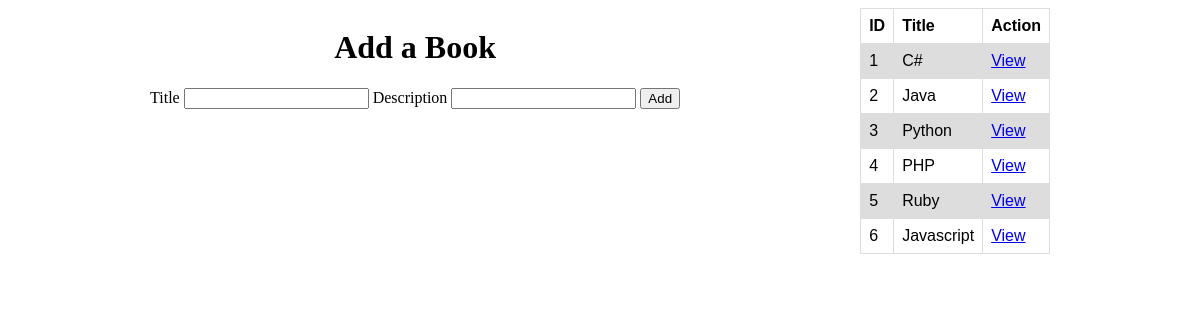
The page / on the database its author committed.
### books_authors_app/models.py (models this page shows)
class Book(models.Model):
    title = models.CharField(max_length=255)
    desc = models.TextField()
    created_at = models.DateTimeField(auto_now_add=True)
    updated_at = models.DateTimeField(auto_now=True)

### books_authors_app/views.py (the view)
# urls.py: path('', views.index),
def index(request):
    context = {
        "all_the_books" : Book.objects.all()
    }
    return render(request,'index.html',context)

### books_authors_app/templates/index.html (shortened to what this page needs)
<!DOCTYPE html>
<html lang="en">
<head>
</head>
<body>
    <div id="container">
        <div id="form_area">
            <h1>Add a Book</h1>
            <form action="/add_book" method="POST">
                Title
                <input type="text" name="book_title">
                Description
                <input type="text" name="text_description">
                <button type="submit">Add</button>
            </form>
        </div>
        <div>
            <table>
                <tr>
                    <th>ID</th>
                    <th>Title</th>
                    <th>Action</th>
                </tr>
                {% for each_book in all_the_books %}
                <tr>
                    <td>{{each_book.id}}</td>
                    <td>{{each_book.title}}</td>
                    <td><a href="/books/{{each_book.id}}">View</a></td>
                </tr>
                {% endfor %}
            </table>
        </div>
    </div>
</body>
</html>

### books_authors_app/templates/index.html (style rules this page uses)
table { font-family: arial, sans-serif; border-collapse: collapse; width: 100%; }
td, th { border: 1px solid #dddddd; text-align: left; padding: 8px; }
tr:nth-child(even) { background-color: #dddddd; }
#container { margin: auto; width: 1080px; display: flex; justify-content: space-around; }
#form_area { display: flex; align-items: center; flex-direction: column; }

### rows shown on the page
Book: id "1", title "C#"
Book: id "2", title "Java"
Book: id "3", title "Python"
Book: id "4", title "PHP"
Book: id "5", title "Ruby"
Book: id "6", title "Javascript"
